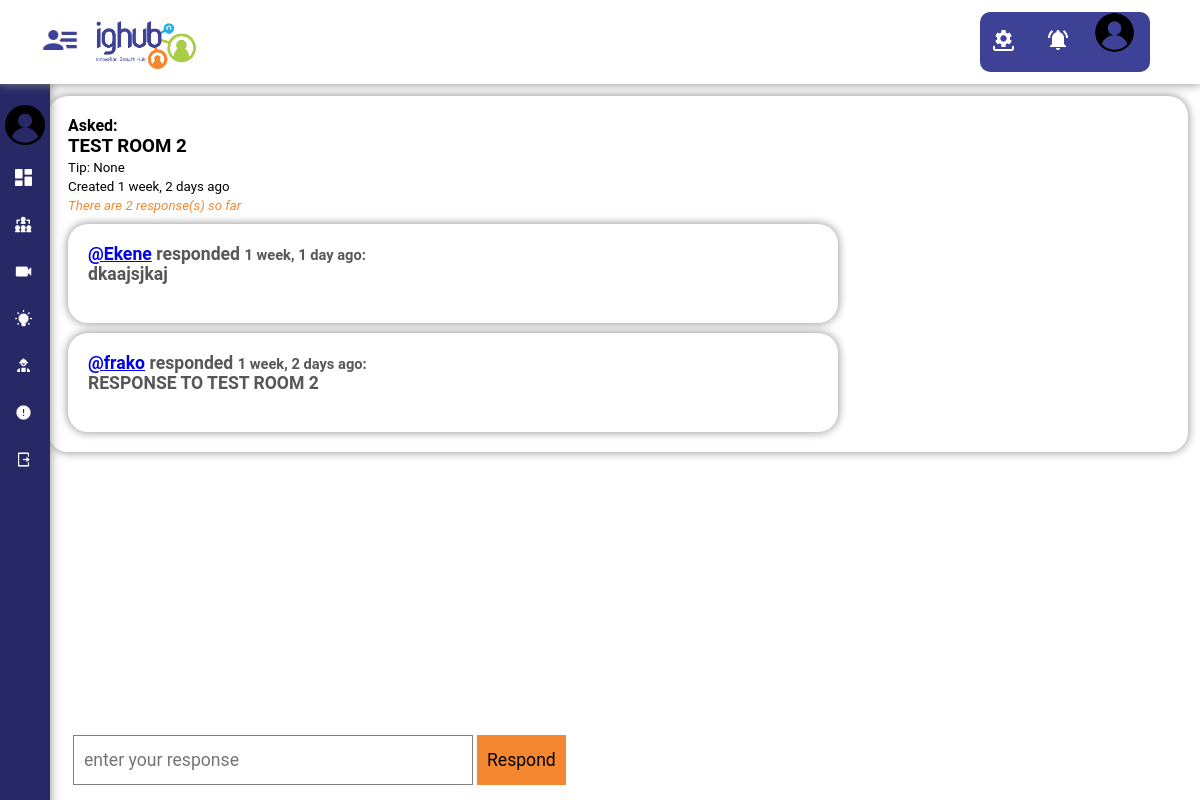
Page /dashboard/roomdetails/16/ (signed in) on the committed database.
### lmsapp/models.py (models this page shows, shortened)
class Rooms(models.Model):
    user = models.ForeignKey(User, on_delete=models.SET_NULL, null=True, blank = True)
    question = models.TextField(max_length=400)
    tips = models.CharField(max_length=100, blank=True, null=True)
    updated = models.DateTimeField(auto_now=True)
    created = models.DateTimeField(auto_now_add=True)
    class Meta:
        ordering = ['-updated', '-created']

class Response(models.Model):
    user = models.ForeignKey(User, on_delete=models.SET_NULL, null=True)
    room = models.ForeignKey(Rooms, on_delete=models.CASCADE)
    body = models.TextField(max_length=1000)
    updated = models.DateTimeField(auto_now=True, null=True, blank=True)
    created = models.DateTimeField(auto_now_add=True, null=True, blank=True)
    class Meta:
        ordering = ['-updated', '-created']

### lmsapp/views.py (the view, shortened to what this page needs)
@login_required()
def RoomDetails(request, pk):
    room = Rooms.objects.get(id=pk)
    responses = room.response_set.all().order_by('-created')
    count_responses = responses.count()
    context = {'quiz': room, "responses": responses,
               "count_responses": count_responses}
    return render(request, 'lmsapp/RoomDetails.html', context)

### lmsapp/templates/lmsapp/RoomDetails.html (shortened to what this page needs)
{% extends 'general.html' %} {% block content %} {% load static %}
<!DOCTYPE html>
<html lang="en">
	<head>
		<link rel="stylesheet" href="{% static 'styles/roomdetails.css' %}" />
	</head>
	<body>
		<main>
			<div>
				<h4>{{ quiz.Asker }} Asked:</h4>
				<h3>{{ quiz.question }}</h3>
				<small>Tip: {{ quiz.tips }}</small><br />
				<small>Created {{ quiz.created | timesince }} ago </small>
			</div>
			<small><i> There are {{ count_responses }} response(s) so far</i></small>
			<div class="responsesout">
				{% for response in responses %}
				<div class="responses">
					<div class='responsedelete'>
						<div>
							<a href='/user/profile/{{response.user}}/'><p>@{{response.user }}</a> responded <small>{{response.created | timesince }} ago:</small></p>
						</div>
					</div>
					<p>{{response.body }}</p><br/>
				</div>
				{% endfor %}
			</div>
			<div class='commentform'>
				<form method="POST" action="">
					<input name="body" placeholder="enter your response" />
					<button type="submit" name="submit">Respond</button>
				</form>
			</div>
		</main>
	</body>
</html>
{% endblock content %}

### static/styles/general.css (style rules this page uses)
* { box-sizing: border-box; margin: 0; padding: 0; font-family: montserrat, Roboto, tahoma; }
.sideBarProfile h4, p { color: white; }

### static/styles/roomdetails.css (style rules this page uses)
* { box-sizing: border-box; margin: 0; padding: 0; font-family: roboto, tahoma; }
.commentform { position: fixed; bottom: 0px; background-color: white; border-radius: 10px; padding: 5px; }
.responsedelete { display: flex; align-items: center; justify-content: space-between; }
main { width: 95%; box-shadow: 0px 0px 10px #888888; margin-left: 4%; margin-top: 8%; padding: 20px; border-radius: 20px; margin-bottom: 100px; }
.responses { padding: 20px; border-radius: 20px; margin-top: 10px; width: 70%; box-shadow: 0px 0px 10px #888888; }
.responses p { color: rgb(88, 87, 87); font-weight: 600; font-size: 1.1rem; }
main input { width: 400px; height: 50px; padding: 10px; margin-bottom: 10px; margin-top: 20px; font-size: 1.1rem; border: 1px solid grey }
main button { padding: 10px; font-size: 1rem; height: 50px; text-decoration: none; background-color: #F58731; border: 0px; margin-top: 5px; cursor: pointer; font-size: 1.1rem; }
i { color: #F58731; }

### rows in the picture
Rooms: question "TEST ROOM 2", tips "None", created "1 week, 2 days"
Response: user "Ekene", created "1 week, 1 day", body "dkaajsjkaj"
Response: user "frako", created "1 week, 2 days", body "RESPONSE TO TEST ROOM 2"

### other values in the picture
{{ count_responses }} "2"
